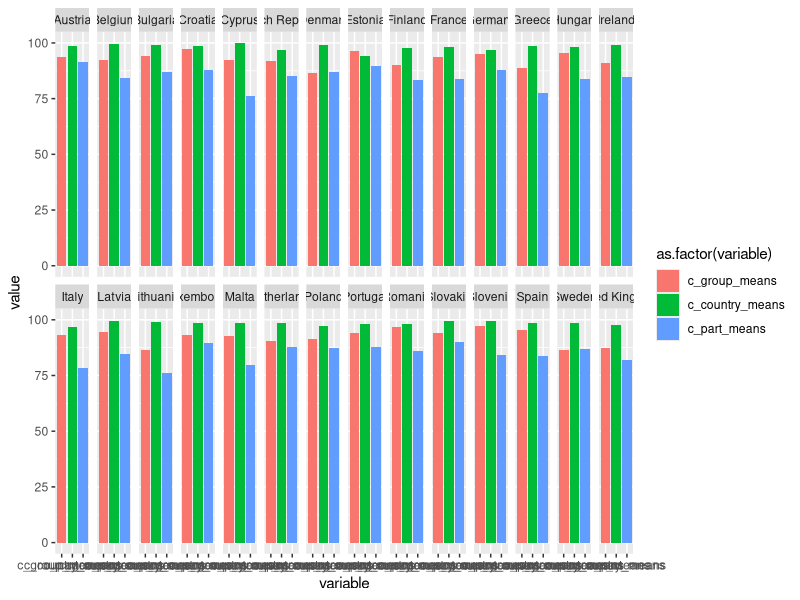
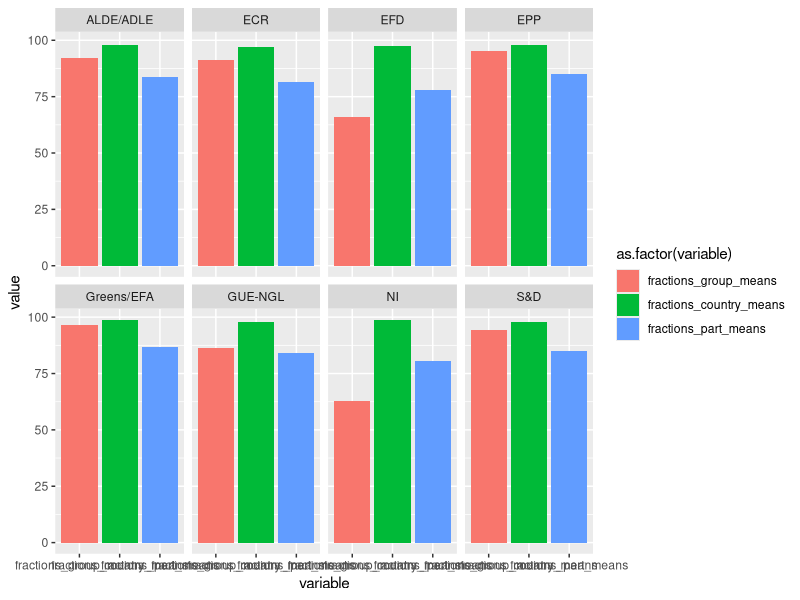
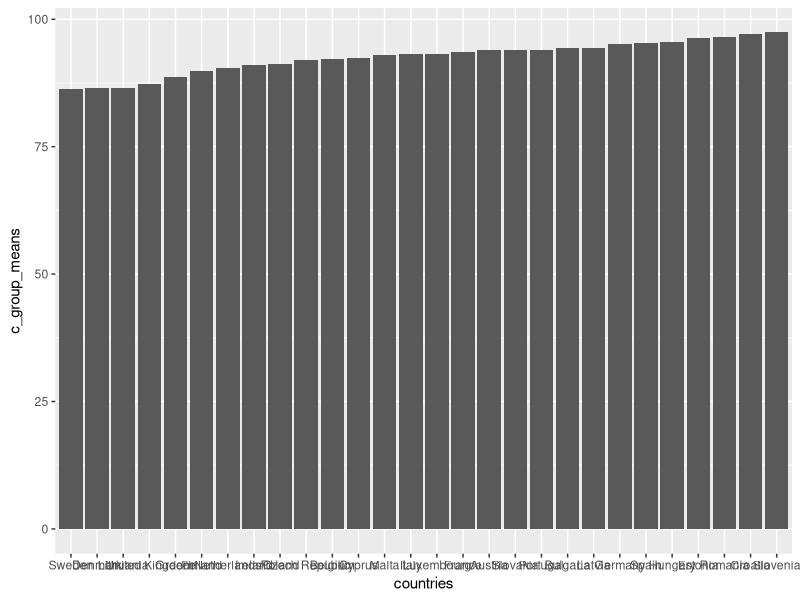
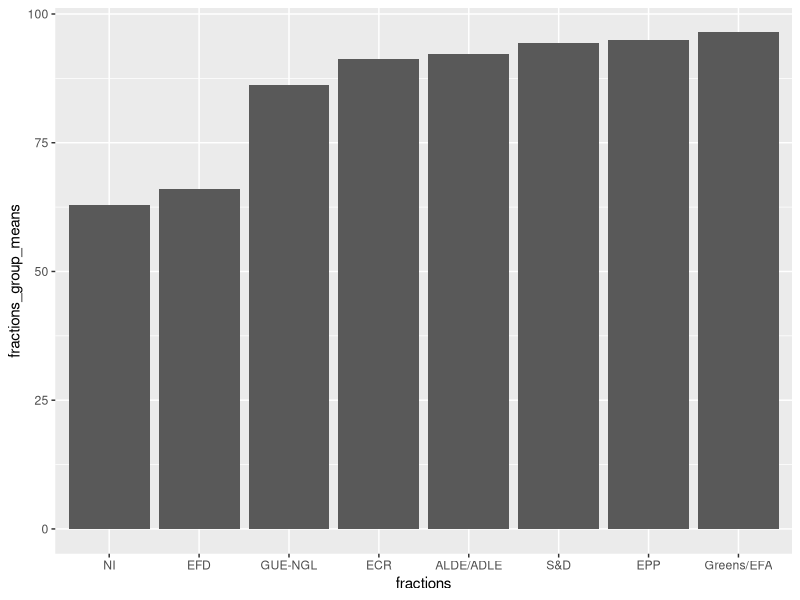

Recreate these plots in R, in order.
##load datasets
library(plyr)
library(psych)
library(ggplot2)
library(reshape)
options(stringsAsFactors = FALSE)
setwd("~/GitHub/EPrebels")
#source http://term7.votewatch.eu/en/voting-statistics.html
data <- read.csv("rebels_affil_EP.csv")

##clean data
#drop redundant columns
clean_data <- data[c(-7,-8,-9)]
#rename variables
names(clean_data) <- c("name","fraction","country","loyal_group","loyal_national","participation")
#change datatypes
clean_data$loyal_group <- as.numeric(clean_data$loyal_group)
clean_data$loyal_national <- as.numeric(clean_data$loyal_national)
clean_data$participation <- as.numeric(clean_data$participation)
#drop nils
clean_data <- clean_data[ which(clean_data$loyal_group > 0 & clean_data$loyal_national > 0), ]

##make dummies for fractions/countries/regions
fractions <- unique(clean_data$fraction)
countries <- unique(clean_data$country)
fractions_group_means <- c()
fractions_country_means <- c()
fractions_part_means <- c()
#fractions
for( f in 1:length(fractions) ) {
  clean_data[fractions[f]] <- clean_data$fraction == fractions[f]
  #get means per fraction
  fractions_group_means <- c( fractions_group_means, mean( clean_data[ which(clean_data$fraction == fractions[f]), ]$loyal_group ) )
  fractions_country_means <- c( fractions_country_means, mean( clean_data[ which(clean_data$fraction == fractions[f]), ]$loyal_national))
  fractions_part_means <- c( fractions_part_means, mean( clean_data[ which(clean_data$fraction == fractions[f]), ]$participation))
}
#compile means into a table
fraction_means <- data.frame( fractions, fractions_group_means, fractions_country_means, fractions_part_means )
#countries
c_group_means <- c()
c_country_means <- c()
c_part_means <- c()
for( c in 1:length(countries) ) {
  clean_data[countries[c]] <- clean_data$country == countries[c]
  #get means per country
  c_group_means <- c( c_group_means, mean( clean_data[ which(clean_data$country == countries[c]), ]$loyal_group ) )
  c_country_means <- c( c_country_means, mean( clean_data[ which(clean_data$country == countries[c]), ]$loyal_national))
  c_part_means <- c( c_part_means, mean( clean_data[ which(clean_data$country == countries[c]), ]$participation))
}

c_means <- data.frame( countries, c_group_means, c_country_means, c_part_means )
#regions by accession to EU
#source http://en.wikipedia.org/wiki/Statistics_relating_to_enlargement_of_the_European_Union#Foundation
founding <- c("Belgium", "France", "Germany", "Italy", "Luxembourg", "Netherlands")
seventies <- c("Denmark", "United Kingdom", "Ireland")
eighties <- c("Greece", "Portugal", "Spain")
nineties <- c("Austria", "Finland", "Sweden")
millennial <- c("Croatia", "Cyprus", "Czech Republic", "Estonia", "Hungary", "Latvia", "Lithanuia", "Malta", "Poland", "Slovakia", "Slovenia", "Bulgaria", "Romania")

clean_data$founding <- clean_data$country %in% founding
clean_data$millennial <- clean_data$country %in% millennial
clean_data$older <- clean_data$country %in% seventies | clean_data$country %in% eighties | clean_data$country %in% nineties 


#keep plain data without dummies
plain_data <- clean_data[ c(1:6) ]

##summary statistics
summary(plain_data)
describe.by(plain_data, plain_data$fraction)
describe.by(plain_data, plain_data$country)
describe.by(clean_data, clean_data$founding)

#plots by fractions ggplot
byfraction <- melt(fraction_means, id.vars='fractions')
fractions_plot <- ggplot(byfraction, aes(variable, value,fill=as.factor(variable)))+geom_bar(position="dodge", stat="identity")+facet_wrap(~fractions, nrow=2)
#plots by country ggplot
bycountry <- melt(c_means, id.vars='countries')
c_plot <- ggplot(bycountry, aes(variable, value,fill=as.factor(variable)))+geom_bar(position="dodge", stat="identity")+facet_wrap(~countries, nrow=2)
##ordered fraction plot (only group loyalty)
#order the original dataset
ord_f <- fraction_means[ order(fraction_means[,2]),  ]
#take only fraction loyalty means
ord_f <- ord_f[ c(1:2) ]
#make the fraction variable ordered
ord_f$fractions <- factor(ord_f$fractions, levels=ord_f$fractions, ordered=TRUE)
ord_f_plot <- ggplot(data=ord_f, aes(x=fractions, y=fractions_group_means)) + geom_bar(stat="identity", position="dodge")
##ordered country plot
ord_c <- c_means[ order(c_means[,2]),  ]
ord_c <- ord_c[ c(1:2) ]
ord_c$countries <- factor(ord_c$countries, levels=ord_c$countries, ordered=TRUE)
ord_c_plot <- ggplot(data=ord_c, aes(x=countries, y=c_group_means)) + geom_bar(stat="identity", position="dodge")

##regressions
#ALDE is the baseline for fraction regressions
#fraction loyalty on fractions
f_on_f <- lm(data=clean_data, loyal_group ~ EPP + EFD + NI + `S&D` + ECR + `Greens/EFA` + `GUE-NGL`)
#participation on fractions
p_on_f <- lm(data=clean_data, participation ~ EPP + EFD + NI + `S&D` + ECR + `Greens/EFA` + `GUE-NGL`)
#national party loyalty on fractions
n_on_f <- lm(data=clean_data, loyal_national ~ EPP + EFD + NI + `S&D` + ECR + `Greens/EFA` + `GUE-NGL`)

#on types of countries, founding being the baseline
#fraction loyalty on country group
f_on_g <- lm(data=clean_data, loyal_group ~ millennial + older)
#participation on country group
p_on_g <- lm(data=clean_data, participation ~ millennial + older)
#national party loyalty on country group
n_on_g <- lm(data=clean_data, loyal_national ~ millennial + older)

#on countries, Germany the baseline
#fraction loyalty on country
f_on_c <- lm(data=clean_data, loyal_group ~ Austria + Belgium + Bulgaria + Croatia + Cyprus + `Czech Republic` + Denmark + Estonia + Finland + France + Greece + Hungary + Ireland + Italy + Latvia + Lithuania + Luxembourg + Malta + Netherlands + Poland + Portugal + Romania + Slovakia + Slovenia + Spain + Sweden + `United Kingdom`)
#national party loyalty on country
n_on_c <- lm(data=clean_data, loyal_national ~ Austria + Belgium + Bulgaria + Croatia + Cyprus + `Czech Republic` + Denmark + Estonia + Finland + France + Greece + Hungary + Ireland + Italy + Latvia + Lithuania + Luxembourg + Malta + Netherlands + Poland + Portugal + Romania + Slovakia + Slovenia + Spain + Sweden + `United Kingdom`)
#participation on country
p_on_c <- lm(data=clean_data, participation ~ Austria + Belgium + Bulgaria + Croatia + Cyprus + `Czech Republic` + Denmark + Estonia + Finland + France + Greece + Hungary + Ireland + Italy + Latvia + Lithuania + Luxembourg + Malta + Netherlands + Poland + Portugal + Romania + Slovakia + Slovenia + Spain + Sweden + `United Kingdom`)

#interactions
efd_uk_f <- lm(data=clean_data, loyal_group ~ EFD + `United Kingdom` + EFD*`United Kingdom`)
efd_uk_n <- lm(data=clean_data, loyal_national ~ EFD + `United Kingdom` + EFD*`United Kingdom`)
efd_uk_p <- lm(data=clean_data, participation ~ EFD + `United Kingdom` + EFD*`United Kingdom`)
